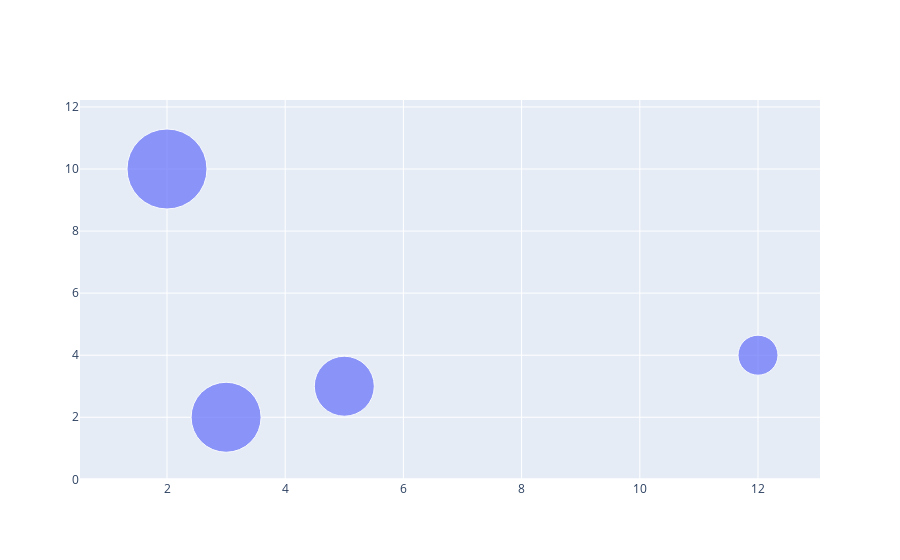

The notebook cell saved with this chart:
### Code cell
fig=go.Figure(go.Scatter(x=x,y=y,mode='markers',marker_size=[40,60,70,80],text=['productA','productB','productC','productD']))
fig.show()

### Figure 1 — Plotly figure (JSON) as saved in the notebook; plotly's stock layout.template omitted (floating-point values rounded to 4 significant figures)
{"data": [{"marker": {"size": [40, 60, 70, 80]}, "mode": "markers", "text": ["productA", "productB", "productC", "productD"], "type": "scatter", "x": [12, 5, 3, 2], "y": [4, 3, 2, 10]}], "layout": {}}
